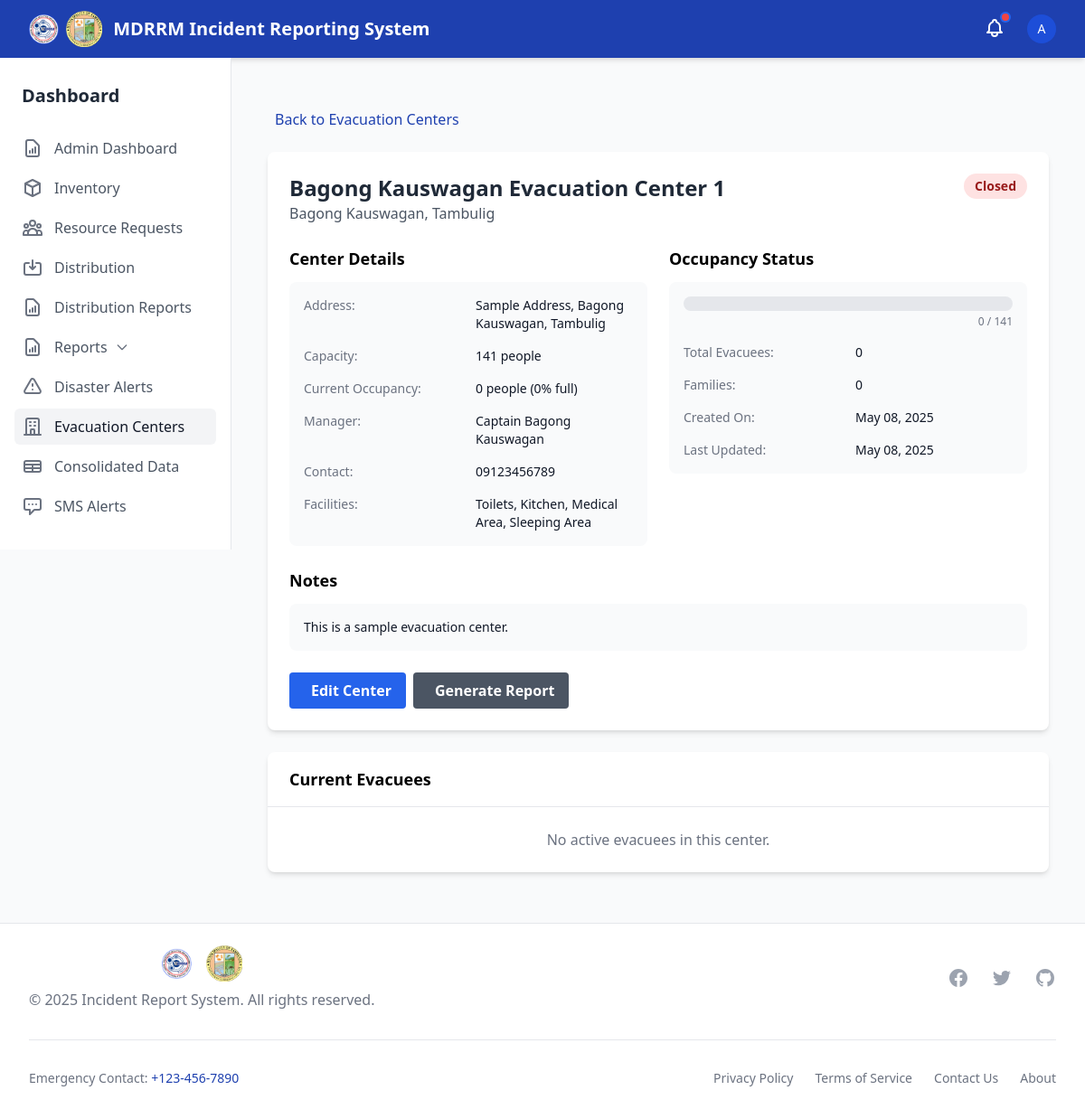
The page /evacuation-centers/36/ (signed in) on the database its author committed.
### disaster_aid/models.py (models this page shows, shortened)
class EvacuationCenter(models.Model):
    STATUS_CHOICES = (
        ('active', 'Active'),
        ('standby', 'Standby'),
        ('closed', 'Closed'),
    )
    name = models.CharField(max_length=255)
    barangay = models.ForeignKey(Barangay, on_delete=models.CASCADE, related_name='evacuation_centers')
    address = models.TextField(help_text="Detailed address of the evacuation center")
    capacity = models.PositiveIntegerField(help_text="Maximum number of people the center can accommodate")
    current_occupancy = models.PositiveIntegerField(default=0, help_text="Current number of people in the center")
    status = models.CharField(max_length=20, choices=STATUS_CHOICES, default='standby')
    manager = models.ForeignKey(User, on_delete=models.SET_NULL, null=True, blank=True,
                               help_text="Barangay captain or designated manager of this evacuation center")
    contact_info = models.CharField(max_length=255, blank=True, null=True,
                                   help_text="Contact information for the evacuation center")
    facilities = models.TextField(blank=True, null=True,
                                 help_text="Available facilities (e.g., toilets, kitchen, medical area)")
    date_created = models.DateTimeField(auto_now_add=True)
    last_updated = models.DateTimeField(auto_now=True)
    notes = models.TextField(blank=True, null=True, help_text="Additional notes about the evacuation center")

class Barangay(models.Model):
    name = models.CharField(max_length=100)
    psgc_code = models.CharField(max_length=20, unique=True)
    municipality = models.ForeignKey(Municipality, on_delete=models.CASCADE, related_name='barangays')
    class Meta:
        verbose_name_plural = "Barangays"
        ordering = ['name']

class Municipality(models.Model):
    name = models.CharField(max_length=100)
    psgc_code = models.CharField(max_length=20, unique=True)
    class Meta:
        verbose_name_plural = "Municipalities"

### disaster_aid/views.py (the view, shortened to what this page needs)
# urls.py: path('evacuation-centers/<int:center_id>/', evacuation_center_detail, name='evacuation_center_detail'),
@login_required
def evacuation_center_detail(request, center_id):
    center = get_object_or_404(EvacuationCenter, id=center_id)
    is_authorized = False
    is_barangay_captain = False
    if request.user.is_staff:
        is_authorized = True
    if not is_authorized:
        messages.error(request, "You are not authorized to view this evacuation center.")
        return redirect('dashboard')
    evacuees = Evacuee.objects.filter(evacuation_center=center, date_departed__isnull=True).order_by('family_name', 'name')
    families = {}
    for evacuee in evacuees:
        family_name = evacuee.family_name or 'Unspecified'
        if family_name not in families:
            families[family_name] = []
        families[family_name].append(evacuee)
    context = {
        'center': center,
        'evacuees': evacuees,
        'families': families,
        'evacuee_count': evacuees.count(),
        'family_count': len(families),
        'is_barangay_captain': is_barangay_captain,
    }
    return render(request, 'evacuation/evacuation_center_detail.html', context)

### templates/evacuation/evacuation_center_detail.html (shortened to what this page needs)
{% extends 'base.html' %}
{% load static %}
{% block content %}
<div class="container mx-auto px-4 py-8">
    <div class="mb-6">
        <a href="{% url 'evacuation_center_list' %}" class="text-primary hover:text-primary-dark">
             Back to Evacuation Centers
        </a>
    </div>
    <div class="bg-white rounded-lg shadow-md overflow-hidden mb-6">
        <div class="p-6">
            <div class="flex justify-between items-start">
                <div>
                    <h1 class="text-2xl font-bold text-gray-800">{{ center.name }}</h1>
                    <p class="text-gray-600">{{ center.barangay.name }}, {{ center.barangay.municipality.name }}</p>
                </div>
                <div>
                    {% if center.status == 'active' %}
                    <span class="px-3 py-1 inline-flex text-sm leading-5 font-semibold rounded-full bg-green-100 text-green-800">
                        Active
                    </span>
                    {% elif center.status == 'standby' %}
                    <span class="px-3 py-1 inline-flex text-sm leading-5 font-semibold rounded-full bg-yellow-100 text-yellow-800">
                        Standby
                    </span>
                    {% else %}
                    <span class="px-3 py-1 inline-flex text-sm leading-5 font-semibold rounded-full bg-red-100 text-red-800">
                        Closed
                    </span>
                    {% endif %}
                </div>
            </div>
            <div class="mt-6 grid grid-cols-1 md:grid-cols-2 gap-6">
                <div>
                    <h2 class="text-lg font-semibold mb-3">Center Details</h2>
                    <div class="bg-gray-50 p-4 rounded-lg">
                        <div class="grid grid-cols-2 gap-4">
                            <div class="text-sm text-gray-500">Address:</div>
                            <div class="text-sm text-gray-900">{{ center.address }}</div>
                            <div class="text-sm text-gray-500">Capacity:</div>
                            <div class="text-sm text-gray-900">{{ center.capacity }} people</div>
                            <div class="text-sm text-gray-500">Current Occupancy:</div>
                            <div class="text-sm text-gray-900">
                                {{ center.current_occupancy }} people
                                {% if center.capacity > 0 %}
                                    ({% widthratio center.current_occupancy center.capacity 100 %}% full)
                                {% else %}
                                    (0% full)
                                {% endif %}
                            </div>
                            <div class="text-sm text-gray-500">Manager:</div>
                            <div class="text-sm text-gray-900">
                                {% if center.manager %}
                                {{ center.manager.get_full_name|default:center.manager.username }}
                                {% else %}
                                Not assigned
                                {% endif %}
                            </div>
                            <div class="text-sm text-gray-500">Contact:</div>
                            <div class="text-sm text-gray-900">{{ center.contact_info|default:"Not provided" }}</div>
                            <div class="text-sm text-gray-500">Facilities:</div>
                            <div class="text-sm text-gray-900">{{ center.facilities|default:"Not specified" }}</div>
                        </div>
                    </div>
                </div>
                <div>
                    <h2 class="text-lg font-semibold mb-3">Occupancy Status</h2>
                    <div class="bg-gray-50 p-4 rounded-lg">
                        <div class="mb-4">
                            <div class="w-full bg-gray-200 rounded-full h-4">
                            </div>
                            <div class="text-xs text-gray-500 mt-1 text-right">{{ center.current_occupancy }} / {{ center.capacity }}</div>
                        </div>
                        <div class="grid grid-cols-2 gap-4">
                            <div class="text-sm text-gray-500">Total Evacuees:</div>
                            <div class="text-sm text-gray-900">{{ evacuee_count }}</div>
                            <div class="text-sm text-gray-500">Families:</div>
                            <div class="text-sm text-gray-900">{{ family_count }}</div>
                            <div class="text-sm text-gray-500">Created On:</div>
                            <div class="text-sm text-gray-900">{{ center.date_created|date:"F d, Y" }}</div>
                            <div class="text-sm text-gray-500">Last Updated:</div>
                            <div class="text-sm text-gray-900">{{ center.last_updated|date:"F d, Y" }}</div>
                        </div>
                    </div>
                </div>
            </div>
            {% if center.notes %}
            <div class="mt-6">
                <h2 class="text-lg font-semibold mb-3">Notes</h2>
                <div class="bg-gray-50 p-4 rounded-lg">
                    <p class="text-sm text-gray-900">{{ center.notes }}</p>
                </div>
            </div>
            {% endif %}
            <div class="mt-6 flex flex-wrap gap-2">
                {% if request.user.is_staff or is_barangay_captain %}
                <a href="{% url 'update_evacuation_center' center.id %}" class="bg-blue-600 hover:bg-blue-700 text-white font-bold py-2 px-4 rounded">
                     Edit Center
                </a>
                <a href="{% url 'generate_evacuation_report' center.id %}" class="bg-gray-600 hover:bg-gray-700 text-white font-bold py-2 px-4 rounded">
                     Generate Report
                </a>
                {% endif %}
            </div>
        </div>
    </div>
    <div class="bg-white rounded-lg shadow-md overflow-hidden">
        <div class="px-6 py-4 border-b border-gray-200">
            <h2 class="text-lg font-semibold">Current Evacuees</h2>
        </div>
        {% if evacuees %}
        <div class="overflow-x-auto">
            <table class="min-w-full divide-y divide-gray-200">
                <thead class="bg-gray-50">
                    <tr>
                        <th scope="col" class="px-6 py-3 text-left text-xs font-medium text-gray-500 uppercase tracking-wider">Name</th>
                        <th scope="col" class="px-6 py-3 text-left text-xs font-medium text-gray-500 uppercase tracking-wider">Age/Gender</th>
                        <th scope="col" class="px-6 py-3 text-left text-xs font-medium text-gray-500 uppercase tracking-wider">Family</th>
                        <th scope="col" class="px-6 py-3 text-left text-xs font-medium text-gray-500 uppercase tracking-wider">Special Needs</th>
                        <th scope="col" class="px-6 py-3 text-left text-xs font-medium text-gray-500 uppercase tracking-wider">Admitted</th>
                        <th scope="col" class="px-6 py-3 text-left text-xs font-medium text-gray-500 uppercase tracking-wider">Actions</th>
                    </tr>
                </thead>
                <tbody class="bg-white divide-y divide-gray-200">
                    {% for evacuee in evacuees %}
                    <tr>
                        <td class="px-6 py-4 whitespace-nowrap">
                            <div class="text-sm font-medium text-gray-900">{{ evacuee.name }}</div>
                            {% if evacuee.head_of_family %}
                            <span class="px-2 inline-flex text-xs leading-5 font-semibold rounded-full bg-blue-100 text-blue-800">
                                Head of Family
                            </span>
                            {% endif %}
                        </td>
                        <td class="px-6 py-4 whitespace-nowrap">
                            <div class="text-sm text-gray-500">{{ evacuee.age }} / {{ evacuee.get_gender_display }}</div>
                        </td>
                        <td class="px-6 py-4 whitespace-nowrap">
                            <div class="text-sm text-gray-500">{{ evacuee.family_name|default:"Not specified" }}</div>
                        </td>
                        <td class="px-6 py-4">
                            <div class="text-sm text-gray-500">{{ evacuee.special_needs|default:"None" }}</div>
                        </td>
                        <td class="px-6 py-4 whitespace-nowrap">
                            <div class="text-sm text-gray-500">{{ evacuee.date_admitted|date:"M d, Y" }}</div>
                        </td>
                        <td class="px-6 py-4 whitespace-nowrap text-sm font-medium">
                            {% if request.user.is_staff or is_barangay_captain %}
                            <a href="{% url 'evacuee_departure' evacuee.id %}" class="text-red-600 hover:text-red-900" onclick="return confirm('Are you sure you want to mark this evacuee as departed?')">
                                Mark as Departed
                            </a>
                            {% endif %}
                        </td>
                    </tr>
                    {% endfor %}
                </tbody>
            </table>
        </div>
        {% else %}
        <div class="p-6 text-center">
            <p class="text-gray-500">No active evacuees in this center.</p>
        </div>
        {% endif %}
    </div>
</div>
{% endblock %}

### templates/components/navbar.html (shortened to what this page needs)
<nav class="bg-primary text-white shadow-md" x-data="{ mobileMenuOpen: false }">
    <div class="max-w-7xl mx-auto px-4 sm:px-6 lg:px-8">
        <div class="flex justify-between h-16">
            <div class="flex">
                <div class="flex-shrink-0 flex items-center space-x-3">
                    <div class="flex items-center space-x-2">
                        <img src="/static/logo/mdrrmc_logo.png" alt="MDRRMC Logo" class="h-10 w-auto">
                        <img src="/static/logo/lgu_logo.png" alt="LGU Logo" class="h-10 w-auto">
                    </div>
                    <a href="{% url 'home' %}" class="font-bold text-xl">MDRRM Incident Reporting System</a>
                </div>
            </div>
            <div class="flex items-center">
                {% include 'components/notifications.html' %}
                {% if user.is_authenticated %}
                <div class="ml-3 relative" x-data="{ open: false }">
                    <div class="flex items-center">
                        <button @click="open = !open" class="flex text-sm rounded-full focus:outline-none focus:ring-2 focus:ring-offset-2 focus:ring-offset-blue-800 focus:ring-white">
                            {% if user.reporterprofile.profile_image %}
                            <img class="h-8 w-8 rounded-full object-cover" src="{{ user.reporterprofile.profile_image.url }}" alt="{{ user.username }}">
                            {% else %}
                            <div class="h-8 w-8 rounded-full bg-blue-700 flex items-center justify-center">
                                <span class="text-sm font-medium">{{ user.username|first|upper }}</span>
                            </div>
                            {% endif %}
                        </button>
                    </div>
                </div>
                {% endif %}
            </div>
        </div>
    </div>
</nav>

### rows shown on the page
EvacuationCenter: name "Bagong Kauswagan Evacuation Center 1", barangay.name "Bagong Kauswagan", barangay.municipality.name "Tambulig", address "Sample Address, Bagong Kauswagan, Tambulig", capacity "141", current_occupancy "0", current_occupancy+capacity "0", manager.get_full_name "Captain Bagong Kauswagan", contact_info "09123456789", facilities "Toilets, Kitchen, Medical Area, Sleeping Area", date_created "May 08, 2025", last_updated "May 08, 2025", notes "This is a sample evacuation center."

### other values the page prints
{{ user.username|first|upper }} "A"
{{ evacuee_count }} "0"
{{ family_count }} "0"
